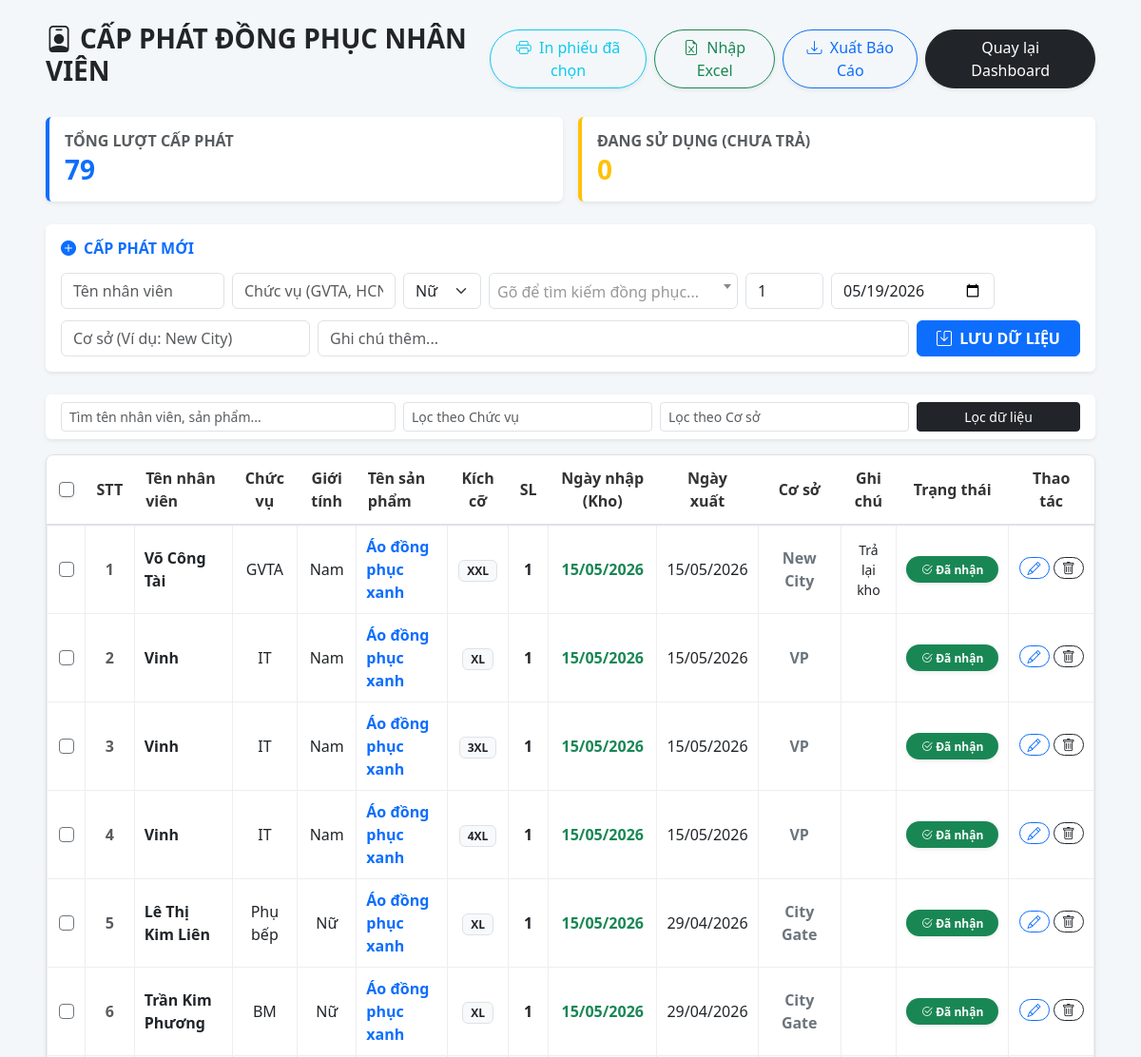
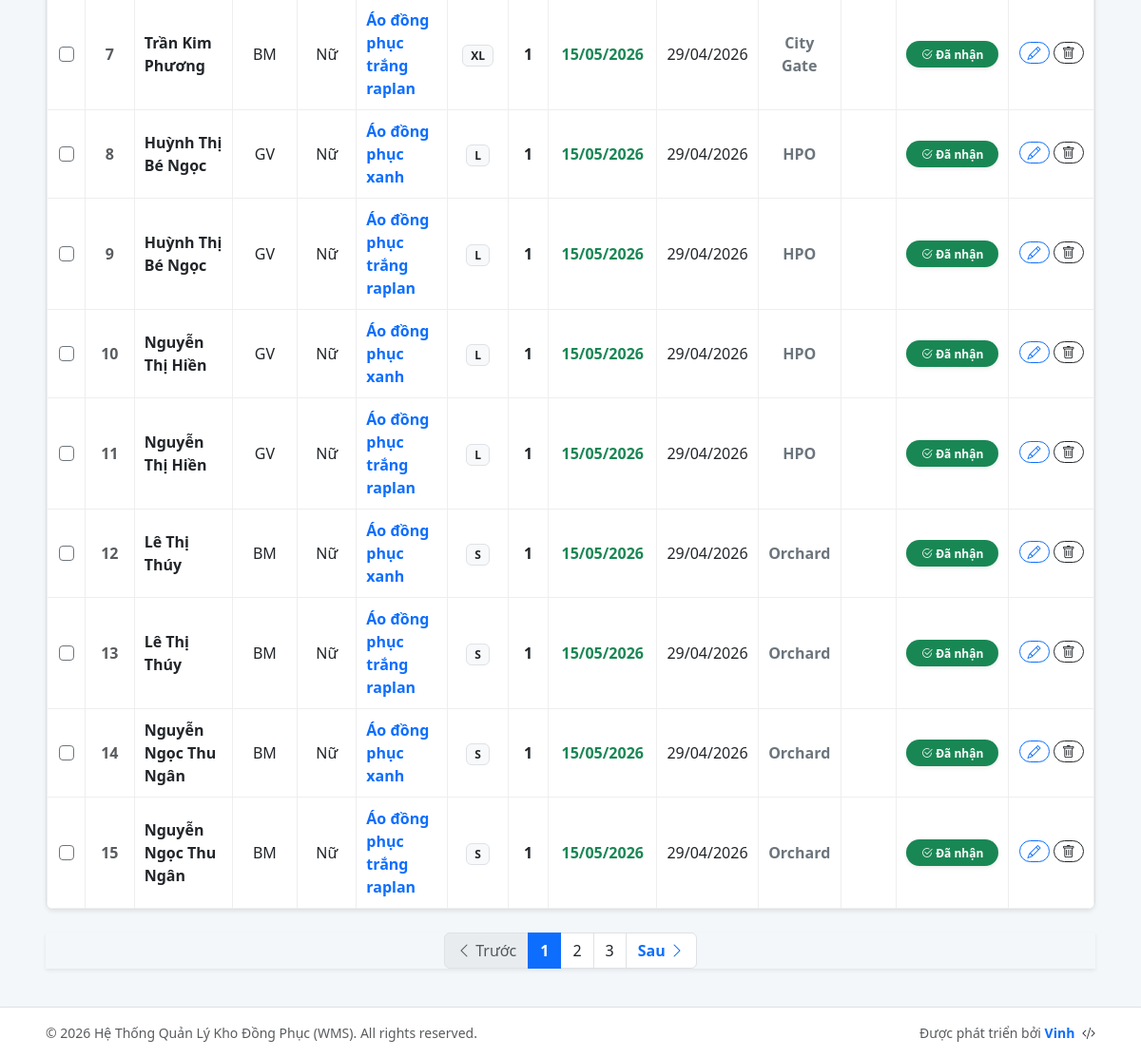
The page /dong-phuc-nhan-vien/ (signed in) on the database its author committed (2 pictures, top to bottom).
### inventory/models.py (models this page shows, shortened)
class StaffDebt(models.Model):
    employee_name = models.CharField("Tên nhân viên", max_length=255)
    position = models.CharField("Chức vụ", max_length=100)
    gender = models.CharField("Giới tính", max_length=10, choices=[('Nam', 'Nam'), ('Nữ', 'Nữ')])
    uniform = models.ForeignKey(Uniform, on_delete=models.CASCADE, verbose_name="Tên sản phẩm")
    quantity = models.IntegerField("Số lượng", default=1)
    issue_date = models.DateField("Ngày xuất", default=timezone.now)
    return_date = models.DateField("Ngày nhập (Trả lại)", blank=True,
                                   null=True)  # Khi nào trả đồ thì hệ thống điền vào đây
    branch = models.CharField("Cơ sở", max_length=100)
    note = models.CharField("Ghi chú", max_length=255, blank=True, null=True)
    is_resolved = models.BooleanField("Đã trả kho", default=False)

class Uniform(models.Model):
    sku = models.CharField(max_length=50, unique=True, verbose_name="Mã Đồng Phục")
    name = models.CharField(max_length=200, verbose_name="Tên Loại Đồng Phục")
    size = models.CharField(max_length=10, verbose_name="Kích cỡ (Size)")
    quantity = models.IntegerField(default=0, verbose_name="Số lượng tồn")

### inventory/views.py (the view, shortened to what this page needs)
# urls.py: path('dong-phuc-nhan-vien/', views.staff_debt_list, name='staff_debt_list'),
@login_required
def staff_debt_list(request):
    uniforms = Uniform.objects.all().order_by('name')
    staff_debts = StaffDebt.objects.all().order_by('is_resolved', '-issue_date')
    total_debts = staff_debts.count()
    pending_debts = staff_debts.filter(is_resolved=False).count()
    search_query = request.GET.get('search', '')
    branch_filter = request.GET.get('branch', '')
    position_filter = request.GET.get('position', '')
    if search_query:
        staff_debts = staff_debts.filter(
            Q(employee_name__icontains=search_query) | Q(uniform__name__icontains=search_query))
    if branch_filter:
        staff_debts = staff_debts.filter(branch__icontains=branch_filter)
    if position_filter:
        staff_debts = staff_debts.filter(position__icontains=position_filter)
    paginator = Paginator(staff_debts, 15)
    page_obj = paginator.get_page(request.GET.get('page'))
    return render(request, 'staff_debt_list.html', {
        'page_obj': page_obj,
        'uniforms': uniforms,
        'search_query': search_query,
        'branch_filter': branch_filter,
        'position_filter': position_filter,
        'total_debts': total_debts,
        'pending_debts': pending_debts,
    })

### templates/staff_debt_list.html (shortened to what this page needs)
<!DOCTYPE html>
<html lang="vi">
<head>
    <link href="https://cdn.jsdelivr.net/npm/bootstrap@5.3.0/dist/css/bootstrap.min.css" rel="stylesheet">
    <link rel="stylesheet" href="https://cdn.jsdelivr.net/npm/bootstrap-icons@1.11.0/font/bootstrap-icons.css">
    <link href="https://cdn.jsdelivr.net/npm/select2@4.1.0-rc.0/dist/css/select2.min.css" rel="stylesheet" />
</head>
<body>
<div class="container-fluid py-4 px-5">
    <div class="d-flex justify-content-between align-items-center mb-4">
        <h3 class="fw-bold text-uppercase"><i class="bi bi-person-badge me-2"></i>Cấp phát Đồng Phục Nhân Viên</h3>
        <div class="d-flex gap-2">
            <button type="button" onclick="printSelected()" class="btn btn-outline-info rounded-pill px-3 shadow-sm">
                <i class="bi bi-printer me-1"></i> In phiếu đã chọn
            </button>
            <button class="btn btn-outline-success rounded-pill px-3 shadow-sm" data-bs-toggle="modal" data-bs-target="#importModal">
                <i class="bi bi-file-earmark-excel me-1"></i> Nhập Excel
            </button>
            <a href="{% url 'export_staff_debt_excel' %}" class="btn btn-outline-primary rounded-pill px-3 shadow-sm">
                <i class="bi bi-download me-1"></i> Xuất Báo Cáo
            </a>
            <a href="{% url 'dashboard' %}" class="btn btn-dark px-4 rounded-pill shadow-sm">Quay lại Dashboard</a>
        </div>
    </div>
    <div class="row g-3 mb-4">
        <div class="col-md-6">
            <div class="card border-0 shadow-sm border-start border-primary border-4 bg-white">
                <div class="card-body py-3">
                    <h6 class="text-muted fw-bold mb-1">TỔNG LƯỢT CẤP PHÁT</h6>
                    <h3 class="mb-0 text-primary fw-bold">{{ total_debts }}</h3>
                </div>
            </div>
        </div>
        <div class="col-md-6">
            <div class="card border-0 shadow-sm border-start border-warning border-4 bg-white">
                <div class="card-body py-3">
                    <h6 class="text-muted fw-bold mb-1">ĐANG SỬ DỤNG (CHƯA TRẢ)</h6>
                    <h3 class="mb-0 text-warning fw-bold">{{ pending_debts }}</h3>
                </div>
            </div>
        </div>
    </div>
    <div class="card mb-4 border-0 shadow-sm bg-white">
        <div class="card-body">
            <h6 class="fw-bold mb-3 text-primary"><i class="bi bi-plus-circle-fill me-2"></i>CẤP PHÁT MỚI</h6>
            <form method="POST">
                <div class="row g-2 align-items-center">
                    <div class="col-md-2"><input type="text" name="employee_name" class="form-control" placeholder="Tên nhân viên" required></div>
                    <div class="col-md-2"><input type="text" name="position" class="form-control" placeholder="Chức vụ (GVTA, HCNS...)" required></div>
                    <div class="col-md-1">
                        <select name="gender" class="form-select" required>
                            <option value="Nữ">Nữ</option>
                        </select>
                    </div>
                    <div class="col-md-3">
                    </div>
                    <div class="col-md-1"><input type="number" name="quantity" class="form-control" value="1" min="1"></div>
                    <div class="col-md-2"><input type="date" name="issue_date" class="form-control" value="{% now 'Y-m-d' %}" title="Ngày xuất"></div>
                </div>
                <div class="row g-2 mt-1">
                    <div class="col-md-3"><input type="text" name="branch" class="form-control" placeholder="Cơ sở (Ví dụ: New City)" required></div>
                    <div class="col-md-7"><input type="text" name="note" class="form-control" placeholder="Ghi chú thêm..."></div>
                    <div class="col-md-2"><button type="submit" class="btn btn-primary w-100 fw-bold"><i class="bi bi-save me-1"></i> LƯU DỮ LIỆU</button></div>
                </div>
            </form>
        </div>
    </div>
    <div class="card mb-3 border-0 shadow-sm bg-white">
        <div class="card-body py-2">
            <form method="GET" class="row g-2 align-items-center">
                <div class="col-md-4">
                    <input type="text" name="search" class="form-control form-control-sm" placeholder="Tìm tên nhân viên, sản phẩm..." value="{{ search_query }}">
                </div>
                <div class="col-md-3"><input type="text" name="position" class="form-control form-control-sm" placeholder="Lọc theo Chức vụ" value="{{ position_filter }}"></div>
                <div class="col-md-3"><input type="text" name="branch" class="form-control form-control-sm" placeholder="Lọc theo Cơ sở" value="{{ branch_filter }}"></div>
                <div class="col-md-2"><button type="submit" class="btn btn-dark btn-sm w-100">Lọc dữ liệu</button></div>
            </form>
        </div>
    </div>
    <div class="bg-white border rounded-3 overflow-hidden shadow-sm">
        <table class="table table-custom table-hover mb-0">
            <thead>
                <tr>
                    <th style="width: 40px;">
                        <input class="form-check-input border-secondary shadow-sm" type="checkbox" id="selectAll">
                    </th>
                    <th style="width: 50px;">STT</th>
                    <th class="text-start">Tên nhân viên</th>
                    <th>Chức vụ</th>
                    <th>Giới tính</th>
                    <th class="text-start">Tên sản phẩm</th>
                    <th>Kích cỡ</th>
                    <th>SL</th>
                    <th>Ngày nhập (Kho)</th>
                    <th>Ngày xuất</th>
                    <th>Cơ sở</th>
                    <th>Ghi chú</th>
                    <th class="text-center">Trạng thái</th>
                    <th class="text-center">Thao tác</th>
                </tr>
            </thead>
            <tbody>
                {% for d in page_obj %}
                <tr>
                    <td>
                        <input class="form-check-input row-checkbox border-secondary" type="checkbox" value="{{ d.id }}">
                    </td>
                    <td class="fw-bold text-muted">{{ forloop.counter }}</td>
                    <td class="text-start fw-bold">{{ d.employee_name }}</td>
                    <td>{{ d.position }}</td>
                    <td>{{ d.gender }}</td>
                    <td class="text-start text-primary fw-bold">{{ d.uniform.name }}</td>
                    <td><span class="badge bg-light text-dark border">{{ d.uniform.size }}</span></td>
                    <td class="fw-bold">{{ d.quantity }}</td>
                    <td class="text-success fw-bold">
                        {% if d.return_date %}{{ d.return_date|date:"d/m/Y" }}{% else %}-{% endif %}
                    </td>
                    <td>{{ d.issue_date|date:"d/m/Y" }}</td>
                    <td class="fw-bold text-secondary">{{ d.branch }}</td>
                    <td class="small">{{ d.note|default_if_none:"" }}</td>
                    <td class="text-center align-middle">
                        {% if not d.is_resolved %}
                            <a href="{% url 'resolve_staff_debt' d.pk %}" class="btn btn-sm btn-outline-danger rounded-pill px-3 py-1 shadow-sm fw-bold" onclick="return confirm('Xác nhận: Nhân viên đã nhận áo? Số lượng sẽ tự động trừ đi trong kho.');">
                                <i class="bi bi-arrow-repeat"></i> Đang giao
                            </a>
                        {% else %}
                            <span class="badge bg-success rounded-pill px-3 py-2 shadow-sm">
                                <i class="bi bi-check2-circle"></i> Đã nhận
                            </span>
                        {% endif %}
                    </td>
                    <td class="text-center align-middle text-nowrap">
                        <a href="{% url 'edit_staff_debt' d.id %}" class="btn btn-sm btn-outline-primary py-0 px-2 rounded-pill mb-1"><i class="bi bi-pencil"></i></a>
                        <a href="{% url 'delete_staff_debt' d.id %}" class="btn btn-sm btn-outline-dark py-0 px-2 rounded-pill mb-1" onclick="return confirm('Xóa vĩnh viễn dòng này?');"><i class="bi bi-trash"></i></a>
                    </td>
                </tr> {% empty %}
                <tr><td colspan="14" class="text-center py-5 text-muted">Không có dữ liệu.</td></tr>
                {% endfor %}
            </tbody>
        </table>
    </div>
    {% if page_obj.has_other_pages %}
    <nav aria-label="Page navigation" class="mt-4 mb-2">
        <ul class="pagination justify-content-center shadow-sm">
            {% if page_obj.has_previous %}
                <li class="page-item"><a class="page-link text-primary fw-bold" href="?page={{ page_obj.previous_page_number }}"><i class="bi bi-chevron-left"></i> Trước</a></li>
            {% else %}
                <li class="page-item disabled"><span class="page-link"><i class="bi bi-chevron-left"></i> Trước</span></li>
            {% endif %}
            {% for num in page_obj.paginator.page_range %}
                {% if page_obj.number == num %}
                    <li class="page-item active"><span class="page-link fw-bold border-primary">{{ num }}</span></li>
                {% elif num > page_obj.number|add:'-3' and num < page_obj.number|add:'3' %}
                    <li class="page-item"><a class="page-link text-dark" href="?page={{ num }}">{{ num }}</a></li>
                {% endif %}
            {% endfor %}
            {% if page_obj.has_next %}
                <li class="page-item"><a class="page-link text-primary fw-bold" href="?page={{ page_obj.next_page_number }}">Sau <i class="bi bi-chevron-right"></i></a></li>
            {% else %}
                <li class="page-item disabled"><span class="page-link">Sau <i class="bi bi-chevron-right"></i></span></li>
            {% endif %}
        </ul>
    </nav>
    {% endif %}
</div>
<footer class="mt-5 py-3 bg-white border-top shadow-sm mt-auto">
    <div class="container-fluid px-5 d-flex justify-content-between align-items-center">
        <span class="text-muted small fw-medium">&copy; {% now "Y" %} Hệ Thống Quản Lý Kho Đồng Phục (WMS). All rights reserved.</span>
        <span class="text-muted small">Được phát triển bởi <span class="fw-bold text-primary">Vinh</span> <i class="bi bi-code-slash ms-1 text-dark"></i></span>
    </div>
</footer>
</body>
</html>

### templates/staff_debt_list.html (style rules this page uses)
body { background-color: #f4f7f9; font-family: 'Segoe UI', sans-serif; display: flex; flex-direction: column; min-height: 100vh; }
.container-fluid { flex: 1; }
.table-custom thead { background-color: #e9ecef; border-bottom: 2px solid #dee2e6; }
.table-custom th { font-weight: bold; color: #333; text-align: center; vertical-align: middle; padding: 12px; }
.table-custom td { vertical-align: middle; padding: 10px; border: 1px solid #eee; text-align: center; }

### rows shown on the page
StaffDebt: employee_name "Võ Công Tài", position "GVTA", gender "Nam", uniform.name "Áo đồng phục xanh", uniform.size "XXL", quantity "1", return_date "15/05/2026", issue_date "15/05/2026", branch "New City", note "Trả lại kho", is_resolved True (drawn)
StaffDebt: employee_name "Vinh", position "IT", gender "Nam", uniform.name "Áo đồng phục xanh", uniform.size "XL", quantity "1", return_date "15/05/2026", issue_date "15/05/2026", branch "VP", is_resolved True (drawn)
StaffDebt: employee_name "Vinh", position "IT", gender "Nam", uniform.name "Áo đồng phục xanh", uniform.size "3XL", quantity "1", return_date "15/05/2026", issue_date "15/05/2026", branch "VP", is_resolved True (drawn)
StaffDebt: employee_name "Vinh", position "IT", gender "Nam", uniform.name "Áo đồng phục xanh", uniform.size "4XL", quantity "1", return_date "15/05/2026", issue_date "15/05/2026", branch "VP", is_resolved True (drawn)
StaffDebt: employee_name "Lê Thị Kim Liên", position "Phụ bếp", gender "Nữ", uniform.name "Áo đồng phục xanh", uniform.size "XL", quantity "1", return_date "15/05/2026", issue_date "29/04/2026", branch "City Gate", is_resolved True (drawn)
StaffDebt: employee_name "Trần Kim Phương", position "BM", gender "Nữ", uniform.name "Áo đồng phục xanh", uniform.size "XL", quantity "1", return_date "15/05/2026", issue_date "29/04/2026", branch "City Gate", is_resolved True (drawn)
StaffDebt: employee_name "Trần Kim Phương", position "BM", gender "Nữ", uniform.name "Áo đồng phục trắng raplan", uniform.size "XL", quantity "1", return_date "15/05/2026", issue_date "29/04/2026", branch "City Gate", is_resolved True (drawn)
StaffDebt: employee_name "Huỳnh Thị Bé Ngọc", position "GV", gender "Nữ", uniform.name "Áo đồng phục xanh", uniform.size "L", quantity "1", return_date "15/05/2026", issue_date "29/04/2026", branch "HPO", is_resolved True (drawn)
StaffDebt: employee_name "Huỳnh Thị Bé Ngọc", position "GV", gender "Nữ", uniform.name "Áo đồng phục trắng raplan", uniform.size "L", quantity "1", return_date "15/05/2026", issue_date "29/04/2026", branch "HPO", is_resolved True (drawn)
StaffDebt: employee_name "Nguyễn Thị Hiền", position "GV", gender "Nữ", uniform.name "Áo đồng phục xanh", uniform.size "L", quantity "1", return_date "15/05/2026", issue_date "29/04/2026", branch "HPO", is_resolved True (drawn)
StaffDebt: employee_name "Nguyễn Thị Hiền", position "GV", gender "Nữ", uniform.name "Áo đồng phục trắng raplan", uniform.size "L", quantity "1", return_date "15/05/2026", issue_date "29/04/2026", branch "HPO", is_resolved True (drawn)
StaffDebt: employee_name "Lê Thị Thúy", position "BM", gender "Nữ", uniform.name "Áo đồng phục xanh", uniform.size "S", quantity "1", return_date "15/05/2026", issue_date "29/04/2026", branch "Orchard", is_resolved True (drawn)
StaffDebt: employee_name "Lê Thị Thúy", position "BM", gender "Nữ", uniform.name "Áo đồng phục trắng raplan", uniform.size "S", quantity "1", return_date "15/05/2026", issue_date "29/04/2026", branch "Orchard", is_resolved True (drawn)
StaffDebt: employee_name "Nguyễn Ngọc Thu Ngân", position "BM", gender "Nữ", uniform.name "Áo đồng phục xanh", uniform.size "S", quantity "1", return_date "15/05/2026", issue_date "29/04/2026", branch "Orchard", is_resolved True (drawn)
StaffDebt: employee_name "Nguyễn Ngọc Thu Ngân", position "BM", gender "Nữ", uniform.name "Áo đồng phục trắng raplan", uniform.size "S", quantity "1", return_date "15/05/2026", issue_date "29/04/2026", branch "Orchard", is_resolved True (drawn)

### other values the page prints
{{ total_debts }} "79"
{{ pending_debts }} "0"
{{ num }} "1"
{{ num }} "2" "3"
